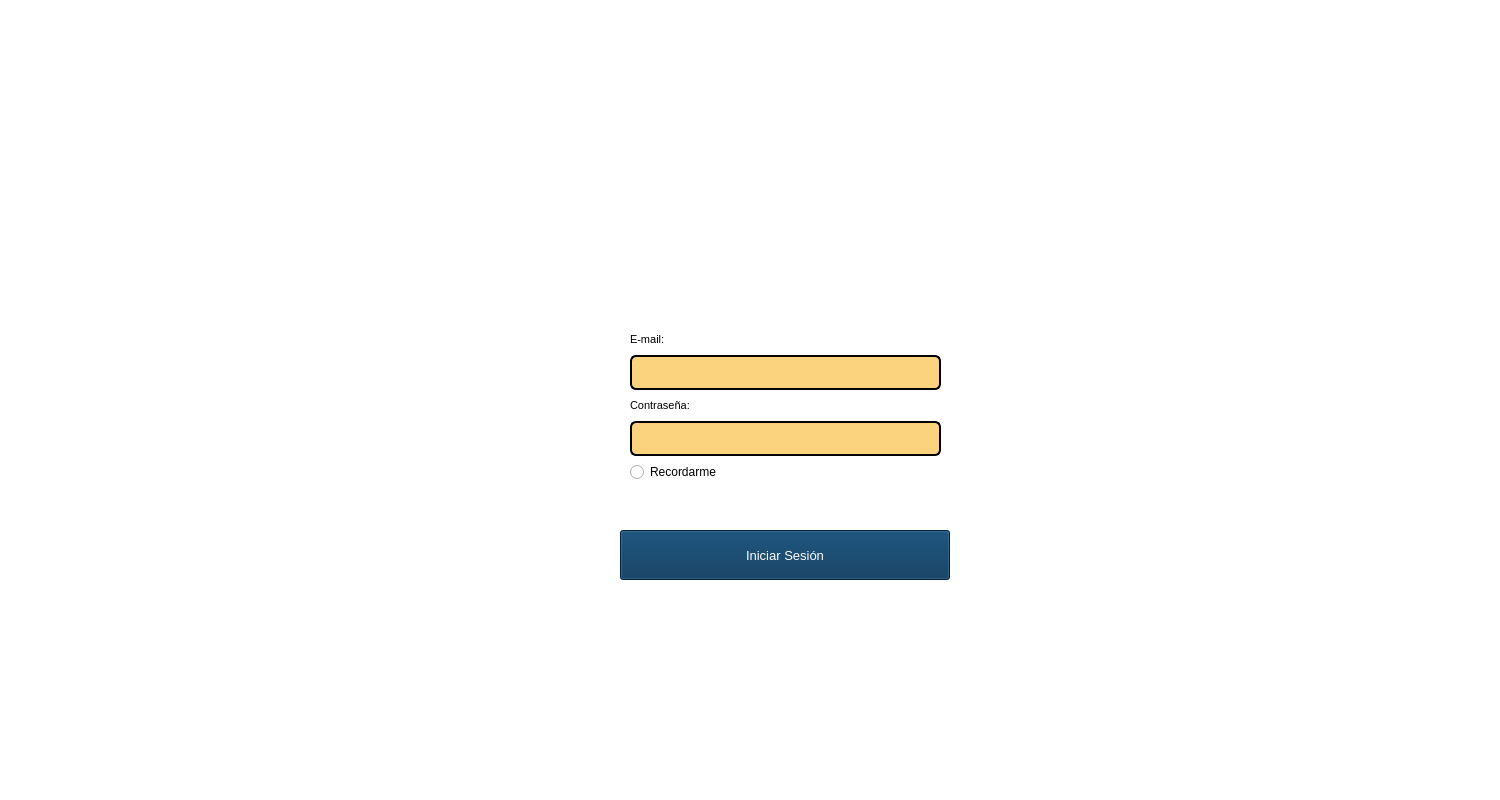
<?xml version="1.0" encoding="UTF-8"?>
<ui version="4.0">
 <class>Form</class>
 <widget class="QWidget" name="Form">
  <property name="geometry">
   <rect>
    <x>0</x>
    <y>0</y>
    <width>1500</width>
    <height>800</height>
   </rect>
  </property>
  <property name="windowTitle">
   <string>Form</string>
  </property>
  <property name="styleSheet">
   <string notr="true">QWidget{
background: #ffffff;
}
QLineEdit{
Border: 2px solid black;
Border-radius: 6px;
background:#FBD27E;
}</string>
  </property>
  <widget class="QLabel" name="label">
   <property name="geometry">
    <rect>
     <x>600</x>
     <y>180</y>
     <width>347</width>
     <height>119</height>
    </rect>
   </property>
   <property name="text">
    <string/>
   </property>
   <property name="pixmap">
    <pixmap resource="resources.qrc">:/Icon/Recursos/lajalle.png</pixmap>
   </property>
   <property name="scaledContents">
    <bool>true</bool>
   </property>
  </widget>
  <widget class="QWidget" name="verticalLayoutWidget">
   <property name="geometry">
    <rect>
     <x>630</x>
     <y>330</y>
     <width>311</width>
     <height>152</height>
    </rect>
   </property>
   <layout class="QVBoxLayout" name="verticalLayout">
    <item>
     <widget class="QLabel" name="label_2">
      <property name="font">
       <font>
        <family>Arial</family>
        <pointsize>8</pointsize>
       </font>
      </property>
      <property name="styleSheet">
       <string notr="true">QLabel{
border: white;
}</string>
      </property>
      <property name="text">
       <string>E-mail:</string>
      </property>
     </widget>
    </item>
    <item>
     <widget class="QLineEdit" name="lineEdit_3">
      <property name="minimumSize">
       <size>
        <width>0</width>
        <height>35</height>
       </size>
      </property>
      <property name="font">
       <font>
        <family>Arial</family>
       </font>
      </property>
      <property name="styleSheet">
       <string notr="true"/>
      </property>
     </widget>
    </item>
    <item>
     <widget class="QLabel" name="label_3">
      <property name="font">
       <font>
        <family>Arial</family>
        <pointsize>8</pointsize>
       </font>
      </property>
      <property name="styleSheet">
       <string notr="true">QLabel{
border: white;
}</string>
      </property>
      <property name="text">
       <string>Contraseña:</string>
      </property>
     </widget>
    </item>
    <item>
     <widget class="QLineEdit" name="lineEdit_4">
      <property name="minimumSize">
       <size>
        <width>0</width>
        <height>35</height>
       </size>
      </property>
      <property name="font">
       <font>
        <family>Arial</family>
       </font>
      </property>
      <property name="styleSheet">
       <string notr="true"/>
      </property>
     </widget>
    </item>
    <item>
     <widget class="QRadioButton" name="radioButton">
      <property name="text">
       <string>Recordarme</string>
      </property>
     </widget>
    </item>
   </layout>
  </widget>
  <widget class="QPushButton" name="pushButton">
   <property name="geometry">
    <rect>
     <x>620</x>
     <y>530</y>
     <width>330</width>
     <height>50</height>
    </rect>
   </property>
   <property name="palette">
    <palette>
     <active>
      <colorrole role="Button">
       <brush brushstyle="SolidPattern">
        <color alpha="255">
         <red>0</red>
         <green>48</green>
         <blue>87</blue>
        </color>
       </brush>
      </colorrole>
      <colorrole role="ButtonText">
       <brush brushstyle="SolidPattern">
        <color alpha="255">
         <red>255</red>
         <green>255</green>
         <blue>255</blue>
        </color>
       </brush>
      </colorrole>
      <colorrole role="Base">
       <brush brushstyle="SolidPattern">
        <color alpha="255">
         <red>0</red>
         <green>48</green>
         <blue>87</blue>
        </color>
       </brush>
      </colorrole>
      <colorrole role="Window">
       <brush brushstyle="SolidPattern">
        <color alpha="255">
         <red>0</red>
         <green>48</green>
         <blue>87</blue>
        </color>
       </brush>
      </colorrole>
     </active>
     <inactive>
      <colorrole role="Button">
       <brush brushstyle="SolidPattern">
        <color alpha="255">
         <red>0</red>
         <green>48</green>
         <blue>87</blue>
        </color>
       </brush>
      </colorrole>
      <colorrole role="ButtonText">
       <brush brushstyle="SolidPattern">
        <color alpha="255">
         <red>255</red>
         <green>255</green>
         <blue>255</blue>
        </color>
       </brush>
      </colorrole>
      <colorrole role="Base">
       <brush brushstyle="SolidPattern">
        <color alpha="255">
         <red>0</red>
         <green>48</green>
         <blue>87</blue>
        </color>
       </brush>
      </colorrole>
      <colorrole role="Window">
       <brush brushstyle="SolidPattern">
        <color alpha="255">
         <red>0</red>
         <green>48</green>
         <blue>87</blue>
        </color>
       </brush>
      </colorrole>
     </inactive>
     <disabled>
      <colorrole role="Button">
       <brush brushstyle="SolidPattern">
        <color alpha="255">
         <red>0</red>
         <green>48</green>
         <blue>87</blue>
        </color>
       </brush>
      </colorrole>
      <colorrole role="ButtonText">
       <brush brushstyle="SolidPattern">
        <color alpha="255">
         <red>120</red>
         <green>120</green>
         <blue>120</blue>
        </color>
       </brush>
      </colorrole>
      <colorrole role="Base">
       <brush brushstyle="SolidPattern">
        <color alpha="255">
         <red>0</red>
         <green>48</green>
         <blue>87</blue>
        </color>
       </brush>
      </colorrole>
      <colorrole role="Window">
       <brush brushstyle="SolidPattern">
        <color alpha="255">
         <red>0</red>
         <green>48</green>
         <blue>87</blue>
        </color>
       </brush>
      </colorrole>
     </disabled>
    </palette>
   </property>
   <property name="font">
    <font>
     <family>Arial</family>
     <pointsize>10</pointsize>
    </font>
   </property>
   <property name="styleSheet">
    <string notr="true">QPushButton{
background-color: rgb(0, 48, 87);
}</string>
   </property>
   <property name="text">
    <string>Iniciar Sesión</string>
   </property>
  </widget>
 </widget>
 <resources>
  <include location="resources.qrc"/>
 </resources>
 <connections/>
</ui>
